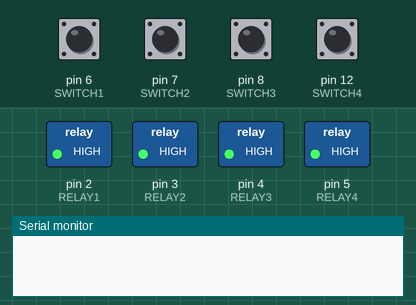
Recording of a sketch running on a simulated Arduino Uno, built with avr-gcc and run on an emulated ATmega328P. Shown: switched loads named in the sketch (green lamp = pin HIGH), the last lines printed to the serial monitor. The inputs (shaded band) are chosen by the test bench; at power-on: pin 6 (SWITCH1), pin 7 (SWITCH2), pin 8 (SWITCH3), pin 12 (SWITCH4) HIGH.

Above: at 1.2 s.
1.3 s: pin 6 (SWITCH1) pulled LOW for 0.15 s
At 1.42 s:
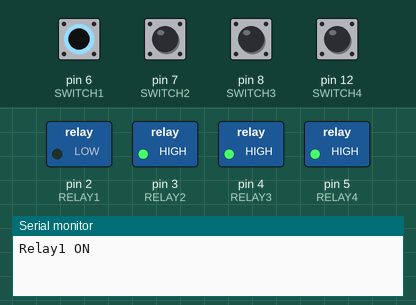
3.0 s: pin 7 (SWITCH2) pulled LOW for 0.15 s
At 3.12 s:
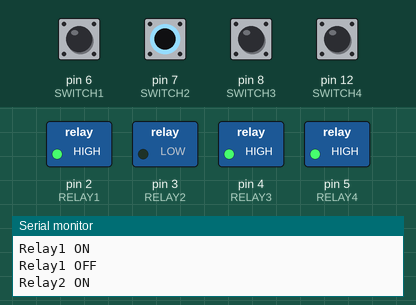
4.7 s: pin 8 (SWITCH3) pulled LOW for 0.15 s
At 4.82 s:
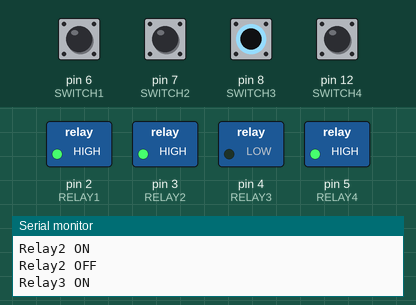
6.4 s: pin 12 (SWITCH4) pulled LOW for 0.15 s
At 6.52 s:
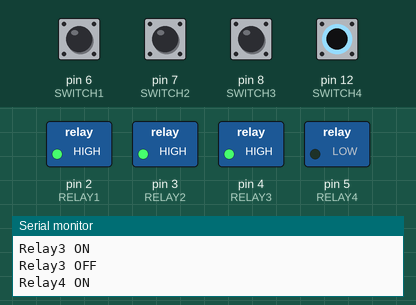
Timing chart, 0 to 9.4 s (numbered marks = the images above; inputs shaded):
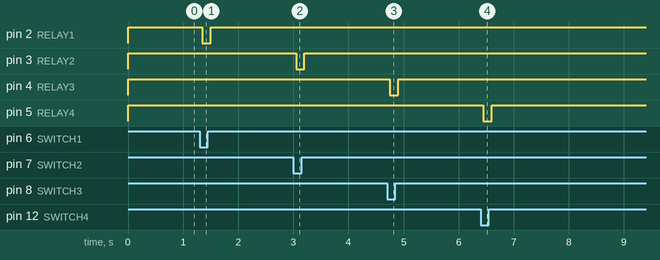

Measured:
- after the input at 1.3 s, pin 2 (RELAY1): HIGH → LOW after 0.05 s, → HIGH 0.15 s later
- after the input at 3.0 s, pin 3 (RELAY2): HIGH → LOW after 0.05 s, → HIGH 0.15 s later
- after the input at 4.7 s, pin 4 (RELAY3): HIGH → LOW after 0.05 s, → HIGH 0.15 s later
- after the input at 6.4 s, pin 5 (RELAY4): HIGH → LOW after 0.05 s, → HIGH 0.15 s later

The sketch:

Relay___IR_Switch.ino
```cpp
//////////// LIBRARIES ////////////
#include <IRremote.hpp>

//////////// VARIABLES ////////////

/// Pins ///
#define IR 9

#define SWITCH1 6
#define SWITCH2 7
#define SWITCH3 8
#define SWITCH4 12

#define RELAY1 2
#define RELAY2 3
#define RELAY3 4
#define RELAY4 5

/// States ///
bool relay1State = false;
bool relay2State = false;
bool relay3State = false;
bool relay4State = false;

int lastSwitch1State = HIGH;
int lastSwitch2State = HIGH;
int lastSwitch3State = HIGH;
int lastSwitch4State = HIGH;

//////////// SETUP ////////////
void setup() {
  Serial.begin(9600);
  IrReceiver.begin(IR, ENABLE_LED_FEEDBACK);

  pinMode(RELAY1, OUTPUT);
  pinMode(RELAY2, OUTPUT);
  pinMode(RELAY3, OUTPUT);
  pinMode(RELAY4, OUTPUT);
  pinMode(SWITCH1, INPUT_PULLUP);
  pinMode(SWITCH2, INPUT_PULLUP);
  pinMode(SWITCH3, INPUT_PULLUP);
  pinMode(SWITCH4, INPUT_PULLUP);

  // All relays OFF at startup (active LOW module)
  digitalWrite(RELAY1, HIGH);
  digitalWrite(RELAY2, HIGH);
  digitalWrite(RELAY3, HIGH);
  digitalWrite(RELAY4, HIGH);
}

//////////// MAIN CODE ////////////
void loop() {

  /// SWITCHES ///
  int switch1State = digitalRead(SWITCH1);
  int switch2State = digitalRead(SWITCH2);
  int switch3State = digitalRead(SWITCH3);
  int switch4State = digitalRead(SWITCH4);

  // Switch 1
  if (switch1State != lastSwitch1State) {
    delay(50);
    switch1State = digitalRead(SWITCH1);
    if (switch1State != lastSwitch1State) {
      relay1State = !relay1State;
      digitalWrite(RELAY1, relay1State ? LOW : HIGH);
      Serial.println(relay1State ? "Relay1 ON" : "Relay1 OFF");
      lastSwitch1State = switch1State;
    }
  }

  // Switch 2
  if (switch2State != lastSwitch2State) {
    delay(50);
    switch2State = digitalRead(SWITCH2);
    if (switch2State != lastSwitch2State) {
      relay2State = !relay2State;
      digitalWrite(RELAY2, relay2State ? LOW : HIGH);
      Serial.println(relay2State ? "Relay2 ON" : "Relay2 OFF");
      lastSwitch2State = switch2State;
    }
  }

  // Switch 3
  if (switch3State != lastSwitch3State) {
    delay(50);
    switch3State = digitalRead(SWITCH3);
    if (switch3State != lastSwitch3State) {
      relay3State = !relay3State;
      digitalWrite(RELAY3, relay3State ? LOW : HIGH);
      Serial.println(relay3State ? "Relay3 ON" : "Relay3 OFF");
      lastSwitch3State = switch3State;
    }
  }

  // Switch 4
  if (switch4State != lastSwitch4State) {
    delay(50);
    switch4State = digitalRead(SWITCH4);
    if (switch4State != lastSwitch4State) {
      relay4State = !relay4State;
      digitalWrite(RELAY4, relay4State ? LOW : HIGH);
      Serial.println(relay4State ? "Relay4 ON" : "Relay4 OFF");
      lastSwitch4State = switch4State;
    }
  }

  /// IR REMOTE ///
  if (IrReceiver.decode()) {
    uint32_t code = IrReceiver.decodedIRData.decodedRawData;

    if (code == 0x0 || code == 0xFFFFFFFF) {
      IrReceiver.resume();
      return;
    }

    Serial.println(code, HEX);

    switch (code) {
      case 0x7F80BA45:
      case 0xFE01BA45:
        relay1State = !relay1State;
        digitalWrite(RELAY1, relay1State ? LOW : HIGH);
        Serial.println(relay1State ? "Relay1 ON" : "Relay1 OFF");
        break;

      case 0x7E81BA45:
      case 0xFD02BA45:
        relay2State = !relay2State;
        digitalWrite(RELAY2, relay2State ? LOW : HIGH);
        Serial.println(relay2State ? "Relay2 ON" : "Relay2 OFF");
        break;

      case 0xAE51BA45:
      case 0xFC03BA45:
        relay3State = !relay3State;
        digitalWrite(RELAY3, relay3State ? LOW : HIGH);
        Serial.println(relay3State ? "Relay3 ON" : "Relay3 OFF");
        break;

      case 0xB24DBA45:
      case 0xFB04BA45:
        relay4State = !relay4State;
        digitalWrite(RELAY4, relay4State ? LOW : HIGH);
        Serial.println(relay4State ? "Relay4 ON" : "Relay4 OFF");
        break;
    }

    IrReceiver.resume();
  }
}
```
